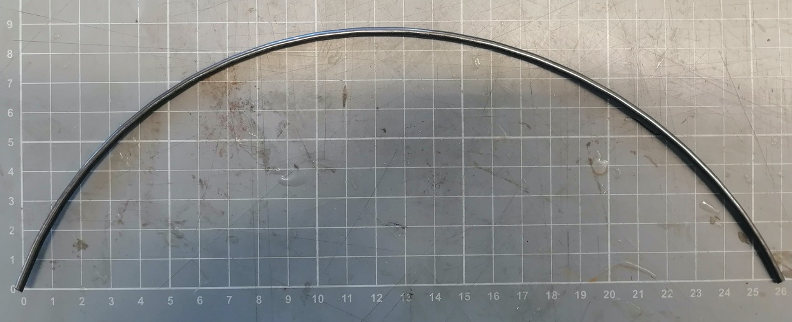
#> input picture 01_Python_code/fromCamera/Feature_detection/canny_1C.png, 792 x 322 px
$ python CV_Canny_v03.py
#> lines starting #> are read from the running program, lines starting #| are printed output that depends on the picture
import cv2
# Read image as gray by
img = cv2.imread('fromCamera/Feature_detection/canny_1C.png', 0)
#> img: shape (322, 792); min 6, max 255, mean 140.9
# Canny detector with min and max threshold
edges = cv2.Canny(img, 254, 255)
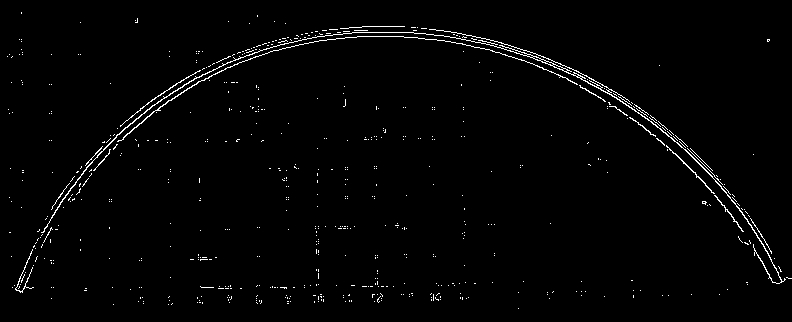
#> edges: shape (322, 792); 1.6% white in thin lines or dots
# Display function
cv2.namedWindow('Canny', cv2.WINDOW_NORMAL)
cv2.imshow('Canny', edges)
cv2.waitKey(0)
cv2.destroyAllWindows()
